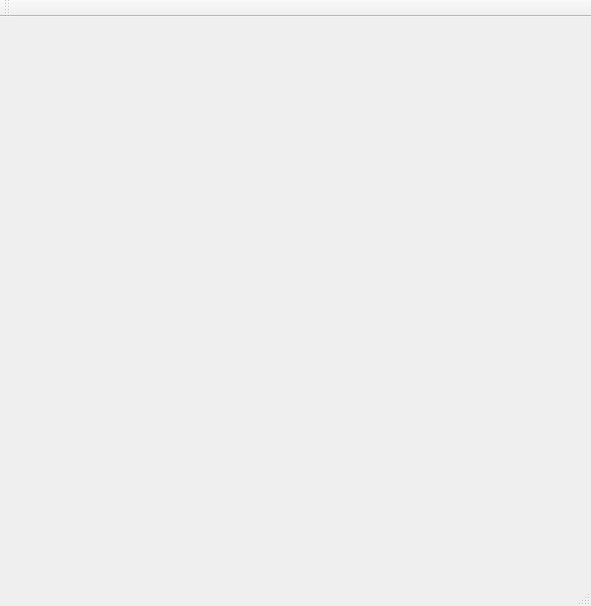
<?xml version="1.0" encoding="UTF-8"?>
<ui version="4.0">
 <class>MainWindow</class>
 <widget class="QMainWindow" name="MainWindow">
  <property name="geometry">
   <rect>
    <x>0</x>
    <y>0</y>
    <width>591</width>
    <height>606</height>
   </rect>
  </property>
  <property name="windowTitle">
   <string>Minho BaseStation</string>
  </property>
  <widget class="QWidget" name="centralWidget">
   <layout class="QGridLayout" name="gridLayout_2">
    <item row="0" column="0">
     <widget class="GzWidget" name="widget" native="true"/>
    </item>
   </layout>
  </widget>
  <widget class="QMenuBar" name="menuBar">
   <property name="geometry">
    <rect>
     <x>0</x>
     <y>0</y>
     <width>591</width>
     <height>19</height>
    </rect>
   </property>
  </widget>
  <widget class="QToolBar" name="mainToolBar">
   <attribute name="toolBarArea">
    <enum>TopToolBarArea</enum>
   </attribute>
   <attribute name="toolBarBreak">
    <bool>false</bool>
   </attribute>
  </widget>
  <widget class="QStatusBar" name="statusBar"/>
 </widget>
 <layoutdefault spacing="6" margin="11"/>
 <customwidgets>
  <customwidget>
   <class>GzWidget</class>
   <extends>QWidget</extends>
   <header location="global">gzwidget.h</header>
   <container>1</container>
  </customwidget>
 </customwidgets>
 <resources/>
 <connections/>
</ui>
